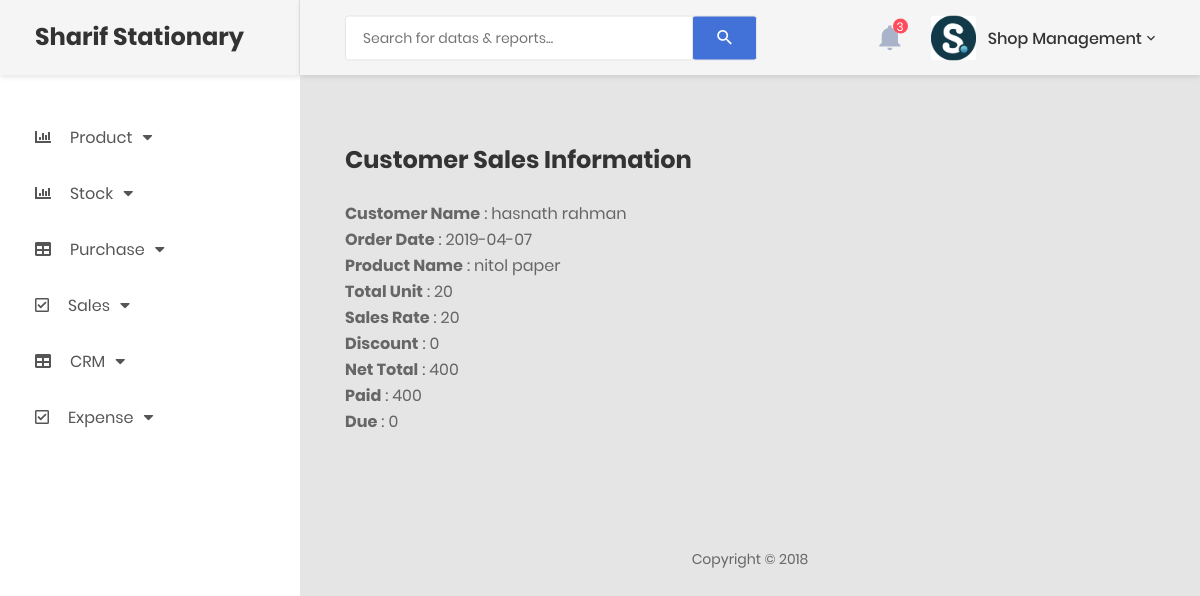
Page /inc.process/view_sales_details.php?id=2 (signed in) on the committed database.
### tables this page shows
CREATE TABLE `sales` (
  `id` int(11) NOT NULL,
  `pid` varchar(11) NOT NULL,
  `order_date` date NOT NULL,
  `cust_name` varchar(100) NOT NULL,
  `pro_name` varchar(100) NOT NULL,
  `qty` varchar(50) NOT NULL,
  `unit_type` varchar(50) NOT NULL,
  `p_unit_price` varchar(11) NOT NULL,
  `price` varchar(50) NOT NULL,
  `sub_total` varchar(50) NOT NULL,
  `discount` varchar(50) NOT NULL,
  `net_total` varchar(50) NOT NULL,
  `paid` varchar(50) NOT NULL,
  `due` varchar(50) NOT NULL,
  `p_l` varchar(200) NOT NULL,
  `due_status` int(11) NOT NULL COMMENT '0 for active due,1 no due'
);

### inc.process/view_sales_details.php (the view, shortened to what this page needs)
<?php
require 'header.php';
$edit_id=$_GET['id'];
$query="select * from sales where id='$edit_id' ";
$query_run=mysqli_query($connect ,  $query);
if($query_run){
    while($row=mysqli_fetch_array($query_run)){
        $order_date=$row['order_date'];
        $cust_name=$row['cust_name'];
        $pro_name=$row['pro_name'];
        $qty=$row['qty'];
        $price=$row['price'];
        $discount=$row['discount'];
        $net_total=$row['net_total'];
        $paid=$row['paid'];
        $due=$row['due'];
    }
}
?>
            <div class="main-content">
                <div class="section__content section__content--p30">
                    <div class="container-fluid">
                            <div class="row m-t-30">
                            <div class="col-md-12">
                                <div class="table-responsive m-b-40">
                                    <table class="table table-borderless table-data3">
                                        <h3>Customer Sales Information</h3>
                                        <br>
                                        <p><b>Customer Name</b> : <?php echo $cust_name; ?></p>
                                        <p><b>Order Date</b> : <?php echo $order_date; ?></p>
                                        <p><b>Product Name</b> : <?php echo $pro_name; ?></p>
                                        <p><b>Total Unit</b> : <?php echo $qty; ?></p>
                                        <p><b>Sales Rate</b> : <?php echo $price; ?></p>
                                        <p><b>Discount</b> : <?php echo $discount; ?></p>
                                        <p><b>Net Total</b> : <?php echo $net_total; ?></p>
                                        <p><b>Paid</b> : <?php echo $paid; ?></p>
                                        <p><b>Due</b> : <?php echo $due; ?></p>
                                        <br>
                                    </table>
                                </div>
                                <br>
                            </div>
                        </div>
                        <div class="row">
                            <div class="col-md-12">
                                <div class="copyright">
                                    <p>Copyright © 2018 </p>
                                </div>
                            </div>
                        </div>
                    </div>
                </div>
            </div>
        </div>
    </div>
    <?php require 'footer.php' ?>

### rows in the picture
sales: cust_name "hasnath rahman", order_date "2019-04-07", pro_name "nitol paper", qty "20", price "20", discount "0", net_total "400", paid "400", due "0"
